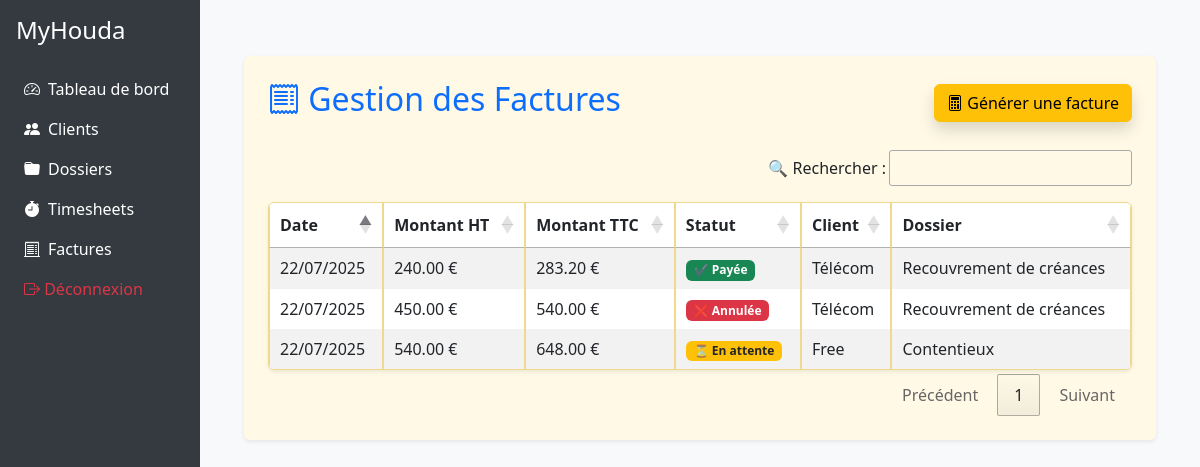
/factures (signed in), run on the app's committed database.
### app/models.py (models this page shows, shortened)
class Facture(db.Model):
    id = db.Column(db.Integer, primary_key=True)
    date = db.Column(db.Date)
    montant_ht = db.Column(db.Float)
    montant_ttc = db.Column(db.Float)
    statut = db.Column(db.String(50))
    dossier_id = db.Column(db.Integer, db.ForeignKey('dossier.id'), nullable=False)
    timesheets = db.relationship('Timesheet', back_populates='facture')

class Client(db.Model):
    id = db.Column(db.Integer, primary_key=True)
    societe = db.Column(db.String(100))
    email = db.Column(db.String(120))
    telephone = db.Column(db.String(20))
    adresse = db.Column(db.String(255))
    dossiers = db.relationship('Dossier', backref='client', lazy=True)
    supprimé = db.Column(db.Boolean, default=False)

class Dossier(db.Model):
    id = db.Column(db.Integer, primary_key=True)
    nom = db.Column(db.String(100), nullable=False)
    description = db.Column(db.Text, nullable=True)
    date_ouverture = db.Column(db.Date, nullable=False)
    procedure = db.Column(db.String(50), nullable=False)
    statut = db.Column(db.String(50), nullable=False)
    supprimé = db.Column(db.Boolean, default=False)
    client_id = db.Column(db.Integer, db.ForeignKey('client.id'), nullable=False)
    timesheets = db.relationship("Timesheet", back_populates="dossier")
    factures = db.relationship('Facture', backref='dossier', lazy=True)

### app/routes.py (the view)
@app.route('/factures', methods=['GET', 'POST'])
@login_required
def factures():
    factures = Facture.query.all()
    add_form = FactureForm()
    delete_form = DeleteForm()
    return render_template('factures.html', factures=factures, add_form=add_form, delete_form=delete_form)

### app/forms.py
class FactureForm(FlaskForm):
    date = DateField('Date', validators=[DataRequired()], default=date.today)
    montant_ht = DecimalField('Montant HT', validators=[DataRequired()])
    montant_ttc = DecimalField('Montant TTC', validators=[DataRequired()])
    statut = SelectField('Statut', choices=[('En attente', 'En attente'), ('Payée', 'Payée'), ('Annulée', 'Annulée')], validators=[DataRequired()])
    dossier = QuerySelectField(
        'Dossier',
        query_factory=get_dossiers_choices, # Appelle cette fonction pour obtenir la requête
        get_label='nom', # Utilise 'nom' comme étiquette d'affichage pour les objets Dossier
        allow_blank=False, # Ne pas autoriser un choix vide
        validators=[DataRequired()]
    )
    submit = SubmitField('Enregistrer')

class DeleteForm(FlaskForm):
    submit = SubmitField("Supprimer")

### app/__init__.py (called while the page is built)
@login_manager.user_loader
def load_user(user_id):
    return User.query.get(int(user_id))

### app/forms.py (called while the page is built)
def get_dossiers_choices():
    from app import app, db
    with app.app_context(): # Ensure we are in an application context
        return db.session.query(Dossier).filter_by(supprimé=False)

### app/templates/factures.html (shortened to what this page needs)
{% extends 'base.html' %}
{% block content %}
<div class="container mt-4">
    <div class="container py-4 px-4 rounded shadow-sm" style="background-color: #fff9e6;">
        <div class="d-flex justify-content-between align-items-center mb-4">
            <h2 class="text-primary"><i class="bi bi-receipt"></i> Gestion des Factures</h2>
            <div class="btn-group">
                <a href="{{ url_for('generer_facture') }}" class="btn btn-warning shadow">
                    <i class="bi bi-calculator"></i> Générer une facture
                </a>
            </div>
        </div>
        <table id="facturesTable"
        class="table table-striped table-bordered table-hover table-responsive shadow-sm rounded w-100 overflow-hidden"
        style="background-color: #fdf5e6;border: 1px solid #f0d98c;">
         <thead style="background-color: #f0d98c; color: #000;">
                <tr>
                    <th>Date</th>
                    <th>Montant HT</th>
                    <th>Montant TTC</th>
                    <th>Statut</th>
                    <th>Client</th>
                    <th>Dossier</th>
                </tr>
            </thead>
            <tbody>
                {% for facture in factures %}
                <tr class="facture-row"
                    data-id="{{ facture.id }}"
                    data-date="{{ facture.date.strftime('%d/%m/%Y') }}"
                    data-montant-ht="{{ '{:,.2f} €'.format(facture.montant_ht) }}"
                    data-montant-ttc="{{ '{:,.2f} €'.format(facture.montant_ttc) }}"
                    data-statut="{{ facture.statut }}"
                    data-dossier-titre="{{ facture.dossier.titre if facture.dossier else '—' }}">
                    <td>{{ facture.date.strftime('%d/%m/%Y') }}</td>
                    <td>{{ '{:,.2f} €'.format(facture.montant_ht) }}</td>
                    <td>{{ '{:,.2f} €'.format(facture.montant_ttc) }}</td>
                    <td>
                        {% if facture.statut == 'En attente' %}
                            <span class="badge bg-warning text-dark">⏳ En attente</span>
                        {% elif facture.statut == 'Payée' %}
                            <span class="badge bg-success">✔️ Payée</span>
                        {% elif facture.statut == 'Annulée' %}
                            <span class="badge bg-danger">❌ Annulée</span>
                        {% else %}
                            <span class="badge bg-secondary">{{ facture.statut }}</span>
                        {% endif %}
                    </td>
                    <td>{{ facture.dossier.client.societe }}</td>
                    <td>{{ facture.dossier.nom }}</td>
                </tr>
                {% endfor %}
            </tbody>
        </table>
    </div>
</div>
{% endblock %}

### app/templates/base.html (style rules this page uses)
body { background-color: #f8f9fa; }

### data on the page
Facture: date "22/07/2025", montant_ht "240.00 €", montant_ttc "283.20 €", statut "✔️ Payée", dossier.client.societe "Télécom", dossier.nom "Recouvrement de créances"
Facture: date "22/07/2025", montant_ht "450.00 €", montant_ttc "540.00 €", statut "❌ Annulée", dossier.client.societe "Télécom", dossier.nom "Recouvrement de créances"
Facture: date "22/07/2025", montant_ht "540.00 €", montant_ttc "648.00 €", statut "⏳ En attente", dossier.client.societe "Free", dossier.nom "Contentieux"
